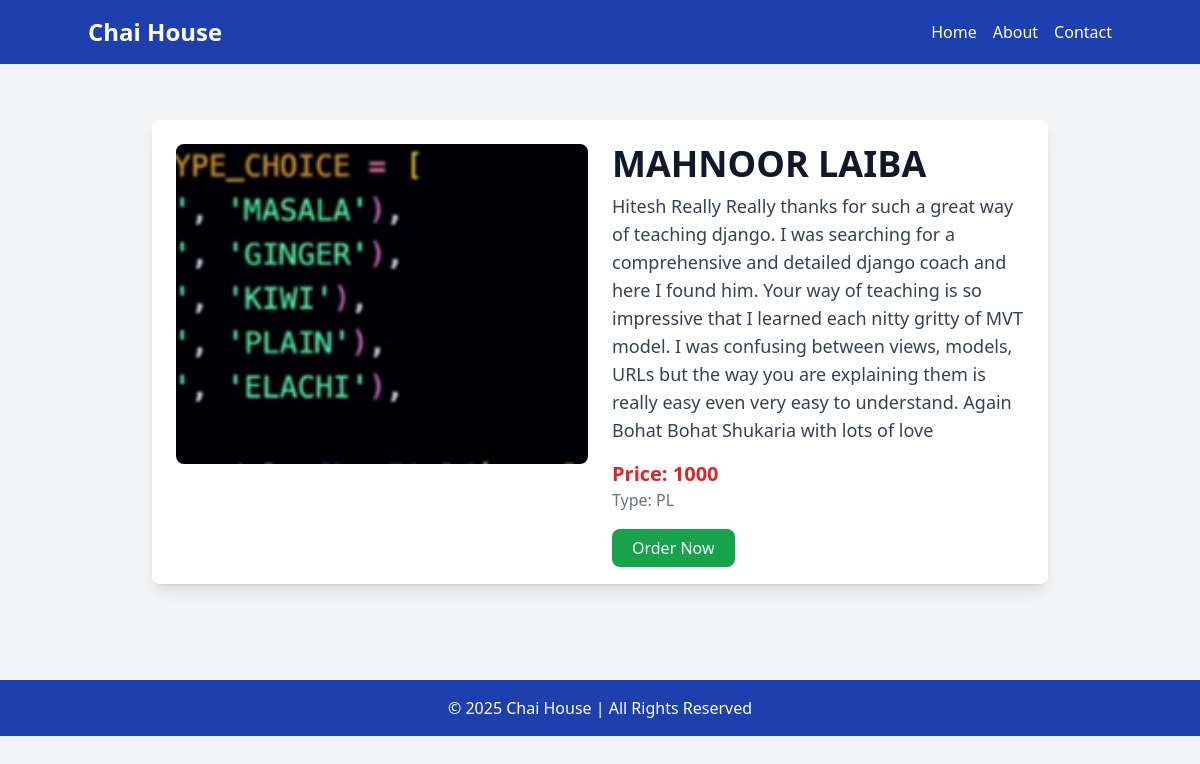
Page /chai/2/ on the committed database.
### chai/models.py (models this page shows, shortened)
class Chaiverity(models.Model):
    CHAI_TYPE_CHOICE = [
        ("MASALA", "Masala"),
        ("GINGER", "Ginger"),
        ("KIWI", "Kiwi"),
        ("PLAIN", "Plain"),
        ("ELACHI", "Elachi"),
    ]
    name = models.CharField(max_length=50)  # Increased length
    image = models.ImageField(upload_to="chais/", max_length=100)  # File name limit fix
    time = models.DateTimeField(default=timezone.now)
    type = models.CharField(max_length=10, choices=CHAI_TYPE_CHOICE)  # Increased length
    description = models.TextField(default="", blank=True, null=True)
    price = models.IntegerField(default=0)

### chai/views.py (the view)
# urls.py: path('<int:chai_id>/',views.chai_detail,name="chai_detail"),
def chai_detail(request,chai_id):
    chai =get_object_or_404(Chaiverity,pk=chai_id)
    return render(request, 'chai/chai_detail.html',{'chai':chai})

### chai/templates/chai/chai_detail.html (shortened to what this page needs)
{% extends "layout.html" %}
{% block content %}
<div class="max-w-4xl mx-auto bg-white shadow-lg rounded-lg overflow-hidden my-8 p-6">
  <div class="grid grid-cols-1 md:grid-cols-2 gap-6">
    <div>
      <img src="{{ chai.image.url }}" alt="{{ chai.name }}" class="w-full h-80 object-cover rounded-lg">
    </div>
    <div class="flex flex-col justify-between">
      <div>
        <h1 class="text-4xl font-bold text-gray-900">{{ chai.name }}</h1>
        <p class="text-lg text-gray-700 mt-2">{{ chai.description }}</p>
        <p class="text-xl font-semibold text-red-600 mt-4">Price: {{ chai.price }}</p>
        <p class="text-md text-gray-500">Type: {{ chai.type }}</p>
      </div>
      <div class="mt-6">
        <a href="#" class="bg-green-600 text-white px-5 py-2 rounded-lg hover:bg-green-700 transition duration-300">Order Now</a>
      </div>
    </div>
  </div>
</div>
{% endblock %}

### rows in the picture
Chaiverity: image (picture), name "MAHNOOR LAIBA", description "Hitesh Really Really thanks for such a great way of teaching django. I was searching for a comprehensive and detailed django coach and here I found him. Your way of teaching is so impressive that I learned each nitty gritty of MVT model. I was confusing between views, models, URLs but the way you are explaining them is really easy even very easy to understand. Again Bohat Bohat Shukaria with lots of love", price "1000", type "PL"
